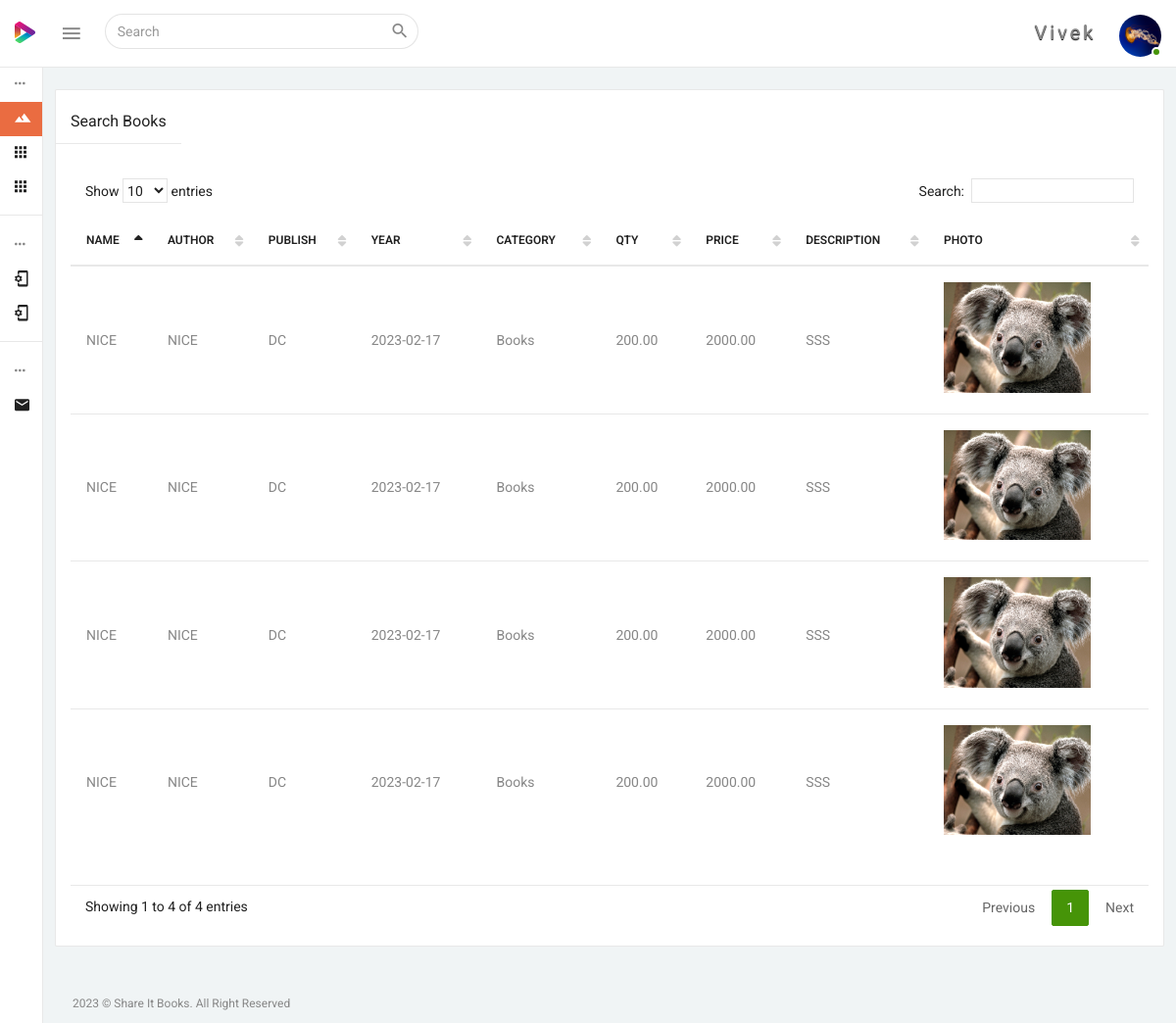
/admin/books_search.php (signed in), run on the app's committed database.
### tables this page shows
CREATE TABLE IF NOT EXISTS `users` (
  `id` bigint(21) NOT NULL AUTO_INCREMENT,
  `user_id` varchar(255) DEFAULT NULL,
  `user_type` varchar(255) NOT NULL,
  `fname` varchar(255) DEFAULT NULL,
  `lname` varchar(255) DEFAULT NULL,
  `phone` varchar(15) DEFAULT NULL,
  `semail` text,
  `password` text,
  `status` tinyint(1) DEFAULT '1',
  `photo` text,
  `addrs` text NOT NULL,
  `age` varchar(200) NOT NULL,
  `sex` varchar(200) NOT NULL,
  `dprtmnt` varchar(200) NOT NULL,
  `semester` varchar(200) NOT NULL,
  PRIMARY KEY (`id`)
);

CREATE TABLE IF NOT EXISTS `books` (
  `id` bigint(21) NOT NULL AUTO_INCREMENT,
  `user_id` varchar(255) DEFAULT NULL,
  `product_name` varchar(255) DEFAULT NULL,
  `product_sub` varchar(255) DEFAULT NULL,
  `category` varchar(255) DEFAULT NULL,
  `qty` decimal(13,2) DEFAULT NULL,
  `price` decimal(13,2) DEFAULT NULL,
  `discount` decimal(13,2) DEFAULT NULL,
  `description` text,
  `photo_1` text NOT NULL,
  `photo_2` text NOT NULL,
  `pblsh` text NOT NULL,
  `pyr` text NOT NULL,
  `sname` varchar(200) NOT NULL,
  `cntno` varchar(200) NOT NULL,
  `email` varchar(200) NOT NULL,
  `addrs` text NOT NULL,
  `dprmnt` varchar(200) NOT NULL,
  `semester` varchar(200) NOT NULL,
  `date` date NOT NULL,
  PRIMARY KEY (`id`)
);

### admin/books_search.php (the view, shortened to what this page needs)
<?php
	include('../connect/db.php');
?>
<!DOCTYPE html>
<html lang="en">
<head>
	<?php include("include\css.php"); ?>
</head>
<body>
	<div class="wrapper theme-1-active pimary-color-red">
		<?php include("include\menu.php"); ?>
		<?php include("include\leftmenu.php"); ?>
		<div class="page-wrapper">
			<div class="container-fluid pt-25">
				<div class="row">
					<div class="col-lg-12">
						<div class="panel panel-default card-view panel-refresh">
							<div class="panel-heading">
								<div class="pull-left">
									<h6 class="panel-title txt-dark">Search Books</h6>
									<hr class="light-grey-hr row mt-10 mb-15" />
								</div>
							</div>
							<div class="panel-wrapper collapse in">
								<div class="panel-body">
									<table id="datable_1" class="table table-hover display  pb-30">
										<thead>
											<tr>
												<th>Name</th>
                                                <th>Author</th>
                                                <th>Publish</th>
                                                <th>Year</th>
												<th>Category</th>
												<th>Qty</th>
												<th>Price</th>
												<th>Description</th>
												<th>Photo</th>
											</tr>
										</thead>
										<tbody>
											<?php
											$qry_user = $db->prepare("SELECT * FROM books");
											$qry_user->execute();
											for ($i = 0; $rows = $qry_user->fetch(); $i++) {
											?>
												<tr>
													<td><?php echo $rows['product_name'] ?></td>
													<td><?php echo $rows['product_sub'] ?></td>
                                                    <td><?php echo $rows['pblsh'] ?></td>
                                                    <td><?php echo $rows['pyr'] ?></td>
                                                    <td><?php echo $rows['category'] ?></td>
													<td><?php echo $rows['qty'] ?></td>
													<td><?php echo $rows['price'] ?></td>
													<td><?php echo $rows['description'] ?></td>
													<td><img src="../photos/<?php echo $rows['photo_1'] ?>" width="150"></td>
												</tr>
											<?php } ?>
										</tbody>
									</table>
								</div>
							</div>
						</div>
					</div>
				</div>
			</div>
			<footer class="footer container-fluid pl-30 pr-30">
				<div class="row">
					<div class="col-sm-12">
						<p>2023 &copy; Share It Books. All Right Reserved</p>
					</div>
				</div>
			</footer>
		</div>
	</div>
</body>
</html>

### admin/include/menu.php (shortened to what this page needs)
<?php
	$user_id=$_SESSION['SESS_ADMIN_ID'];
	$qry_user = $db->prepare("SELECT * FROM users WHERE user_id = '$user_id'");
	$qry_user->execute();
	$rows_user = $qry_user->fetch();
	$fname = $rows_user['fname'];
	$photo = $rows_user['photo'];
	?>
<nav class="navbar navbar-inverse navbar-fixed-top">
    <div class="mobile-only-brand pull-left">
        <div class="nav-header pull-left">
            <div class="logo-wrap">
                <a href="index.php">
                    <img class="brand-img" src="../admin/dist/img/logo.png" alt="brand"/>
                </a>
            </div>
        </div>
        <a id="toggle_nav_btn" class="toggle-left-nav-btn inline-block ml-20 pull-left" href="javascript:void(0);"><i class="zmdi zmdi-menu"></i></a>
        <form id="search_form" role="search" class="top-nav-search collapse pull-left">
            <div class="input-group">
                <input type="text" name="example-input1-group2" class="form-control" placeholder="Search">
                <span class="input-group-btn">
                <button type="button" class="btn  btn-default"  data-target="#search_form" data-toggle="collapse" aria-label="Close" aria-expanded="true"><i class="zmdi zmdi-search"></i></button>
                </span>
            </div>
        </form>
    </div>
    <div id="mobile_only_nav" class="mobile-only-nav pull-right">
      <ul class="nav navbar-right top-nav pull-right">
            <li class="dropdown auth-drp">
                <a href="#" class="dropdown-toggle pr-0" data-toggle="dropdown">
                <spam style="padding-right:20px; font-size:20px; text-shadow:0px 1px 1px black; letter-spacing:3px;"><?php echo $fname;?></spam> <img src="../photos/<?php echo $photo;?>" alt="user_auth" class="user-auth-img img-circle"/>
                <span class="user-online-status"></span></a>
            </li>
      </ul>
    </div>
</nav>

### data on the page
users: fname "Vivek", photo (picture)
books: product_name "NICE", product_sub "NICE", pblsh "DC", pyr "2023-02-17", category "Books", qty "200.00", price "2000.00", description "SSS", photo_1 (picture)
books: product_name "NICE", product_sub "NICE", pblsh "DC", pyr "2023-02-17", category "Books", qty "200.00", price "2000.00", description "SSS", photo_1 (picture)
books: product_name "NICE", product_sub "NICE", pblsh "DC", pyr "2023-02-17", category "Books", qty "200.00", price "2000.00", description "SSS", photo_1 (picture)
books: product_name "NICE", product_sub "NICE", pblsh "DC", pyr "2023-02-17", category "Books", qty "200.00", price "2000.00", description "SSS", photo_1 (picture)
